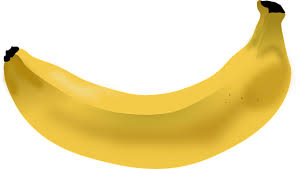
#> input picture FFT/img.jpeg, 298 x 169 px, given in place of balloon.mp4, which was not available
$ jupyter execute main.ipynb   (text cells are left out)
#> lines starting #> are read from the running program, lines starting #| are printed output that depends on the picture; after the words box and inside, x2 and y2 are one past the last pixel; in counts of white or black regions, pixels touching at a corner belong together; long printed decimals are rounded; pictures that were not available may be replaced by others from this repository, and a replacement may not be noted
#> further down, img is the input picture: shape (169, 298, 3); mean B, G, R 165.3, 220.7, 237.9
[cell 1]
import cv2
import numpy as np
import matplotlib.pyplot as plt

[cell 2]
def display_image(image, title="image", subplot=None):
    image = cv2.cvtColor(image, cv2.COLOR_BGR2RGB)
    if subplot:
        plt.subplot(subplot)
    plt.imshow(image)
    plt.title(title)
    plt.axis('off')

[cell 3]
vid = cv2.VideoCapture('videos/balloon.mp4')

[cell 4]
def preprocess(img):

    b,g,r = cv2.split(img.astype(float))
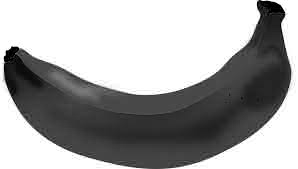
#> b: shape (169, 298) float64; min 0, max 255, mean 165.3
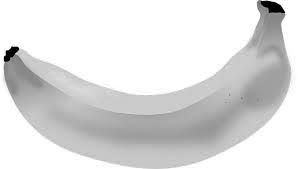
#> g: shape (169, 298) float64; min 0, max 255, mean 220.7
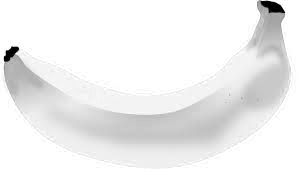
#> r: shape (169, 298) float64; min 0, max 255, mean 237.9

    c1 = 1.5
    c2 = -2
    c3 = -0.1

    isolated = c1*g + c2*b + c3*r
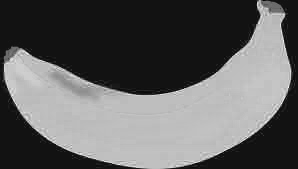
#> isolated: shape (169, 298) float64; min -184.1, max 244, mean -23.3; drawn with min black and max white
    isolated = np.clip(isolated, 0, 255)
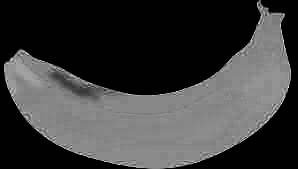
#> isolated: shape (169, 298) float64; min 0, max 244, mean 59.6
    isolated = isolated.astype(img.dtype)

    return isolated

[cell 5]
frames = 0

areas = []
perimeters = []

[cell 6]
while True:

    ret, img = vid.read()

    if not ret or frames>=20:
        break

    isolated = preprocess(img)

    imgBlur = cv2.GaussianBlur(isolated, (21,21), 0)
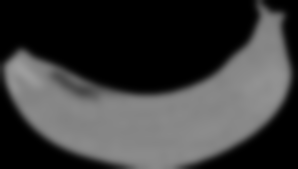
#> imgBlur: shape (169, 298); min 0, max 157, mean 59.5

    ret, imgth = cv2.threshold(imgBlur, 80, 255, cv2.THRESH_BINARY)
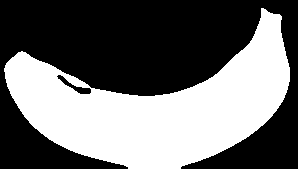
#> imgth: shape (169, 298); 42.5% white; 1 white region, box (x1, y1, x2, y2) and area: (4, 8, 290, 169) 21409

    edge = cv2.Canny(imgth, 100, 150)
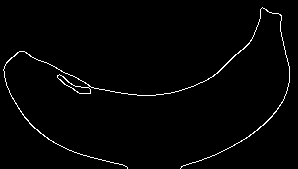
#> edge: shape (169, 298); 1.7% white in thin lines or dots

    contours, hierarchy = cv2.findContours(edge, cv2.RETR_EXTERNAL, cv2.CHAIN_APPROX_NONE)
#> contours = 1 contour; box (x1, y1, x2, y2) and area: (3, 7, 290, 169) 282

    if contours:

        selected_contour = contours[0].copy()
#> selected_contour = contour of 1372 points, box (x1, y1, x2, y2) (3, 7, 290, 169), area 282

        for contour in contours:
            if cv2.contourArea(contour) > 2000:
                selected_contour = contour
#> this loop made 1 pass

        ca = cv2.contourArea(selected_contour)
#> ca = 282
        cl = cv2.arcLength(selected_contour, True)
#> cl = 1619.7

        print(f"Frame {frames+1}: Contour Area = {ca} Contour Perimeter = {cl}")
#| Frame 1: Contour Area = 282.0 Contour Perimeter = 1619.700

        plt.figure(figsize=(12,12))

        display_image(isolated, "Mixed channels", subplot=221)
        display_image(imgBlur, "Gaussian blur", subplot=222)
        display_image(imgth, "Thresholded image", subplot=223)
        display_image(edge, "Edges", subplot=224)
#> in display_image (call 4), `image = cv2.cvtColor(image, cv2.COLOR_BGR2RGB)`: image: shape (169, 298, 3); 1.7% white in thin lines or dots
        plt.show()

        areas.append(ca)
        perimeters.append(cl)

    frames+=1

vid.release()
